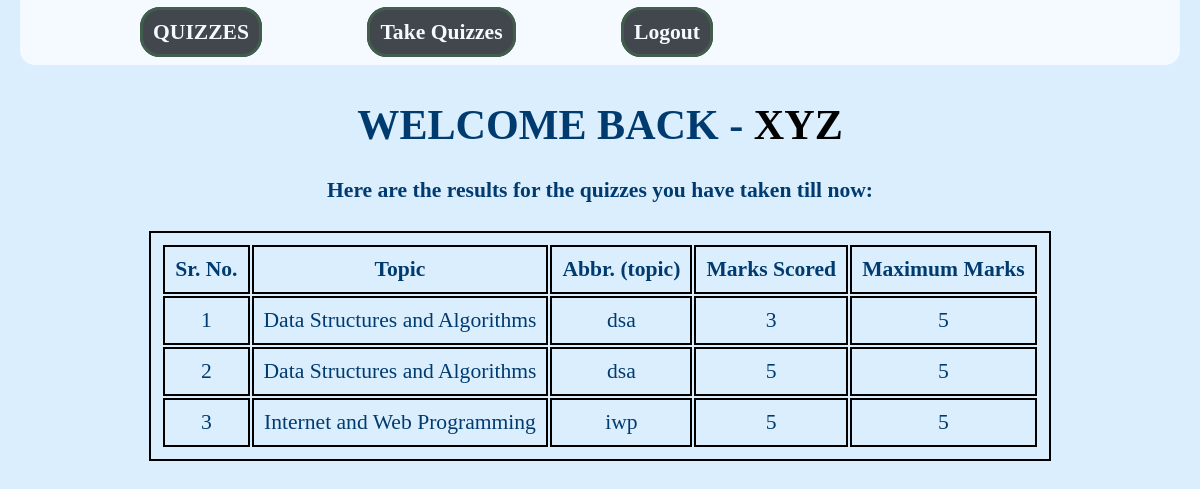
/dashboard.php (signed in), run on the app's committed database.
### tables this page shows
CREATE TABLE `results` (
  `rid` int(11) NOT NULL,
  `user_id` int(11) NOT NULL,
  `topic_id` int(11) NOT NULL,
  `total_marks` int(3) NOT NULL,
  `max_marks` int(3) NOT NULL
);

CREATE TABLE `topics` (
  `tid` int(11) NOT NULL,
  `title` varchar(50) NOT NULL,
  `title_short` varchar(5) NOT NULL
);

### dashboard.php (the view, shortened to what this page needs)
<?php
	$userId = $_SESSION["UserId"];
	$userName = $_SESSION["UserName"];
?>
<!DOCTYPE html>
<html lang="en" dir="ltr">
  <head>
	<link rel="stylesheet" href="css/style.css">
  </head>
  <body>
	<header>
		<nav>
			<a href="index.php">QUIZZES</a>
			<a href="quiz.php">Take Quizzes</a>
			<a href="logout.php">Logout</a>
		</nav>
	</header>
	<main>
		<h1 style="text-decoration: none;">WELCOME BACK - <span style="color: #000000;"> <?php echo htmlentities($userName); ?> </span> </h1>
		<h4>Here are the results for the quizzes you have taken till now: </h4>
		<table style="border: 2px solid #000000; padding: 10px;">
			<thead>
				<tr>
					<th> Sr. No. </th>
					<th> Topic </th>
					<th> Abbr. (topic) </th>
					<th> Marks Scored </th>
					<th> Maximum Marks </th>
				</tr>
			</thead>
			<?php
				$sr=0;
				global $con;
				$sql = "SELECT * FROM results,topics WHERE user_id=$userId AND results.topic_id=topics.tid ORDER BY rid DESC";
				$stmt = $con->query($sql);
				while($dataRows = $stmt->fetch()){
					$topic = $dataRows['title'];
					$tShort = $dataRows['title_short'];
					$total_marks = $dataRows['total_marks'];
					$max_marks = $dataRows['max_marks'];
					$sr++;
			?>
			<tbody>
				<tr>
					<td><?php echo htmlentities($sr); ?></td>
					<td><?php echo htmlentities($topic); ?></td>
					<td><?php echo htmlentities($tShort); ?></td>
					<td><?php echo htmlentities($total_marks); ?></td>
					<td><?php echo htmlentities($max_marks); ?></td>
				</tr>
			</tbody>
			<?php } ?>
		</table>
	</main>
  </body>
</html>

### css/style.css (style rules this page uses)
body { font-family: "ink journal", cursive, "sans-serif"; font-size: 1.35rem; color: #003B70; background-color: #DBEEFE; }
h1 { text-transform: uppercase; text-decoration: underline; font-size: 1.95em; }
a { text-decoration: none; background-color: #DCFDE8; color: #002202; font-weight: bold; border: 3px solid #002202; padding: 1px 5px; }
header nav { margin: 0 10px 10px 10px; padding: 20px; border-radius: 0 0 15px 15px; color: #000000; background-color: #FFFFFF; position: fixed; top: 0; right: 10px; left: 10px; z-index: 1000; opacity: 0.7; }
header nav a { color: #FFFFFF; background-color: #000000; padding: 10px; border-radius: 20px; margin-left: 100px; text-decoration: none; }
main { margin-top: 100px; text-align: center; }
table, tr, td, th { border: 2px solid #000000; padding: 10px; margin: 0 auto; }

### data on the page
results: topic.title "Data Structures and Algorithms", topic.title_short "dsa", total_marks "3", max_marks "5"
results: topic.title "Data Structures and Algorithms", topic.title_short "dsa", total_marks "5", max_marks "5"
results: topic.title "Internet and Web Programming", topic.title_short "iwp", total_marks "5", max_marks "5"

### other printed values
$userName "XYZ"
